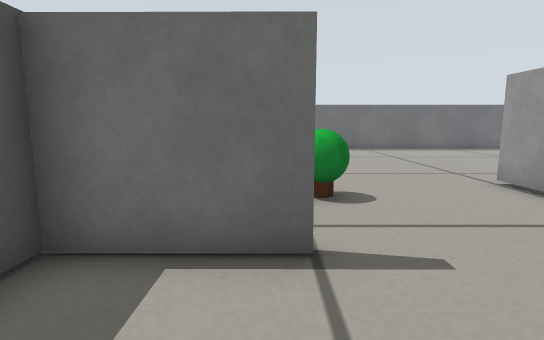
[1] (above)

14 first-person views from a walk through a Gazebo world. The camera is 0.29 m above the floor, tilts 8° down and sees 80° across. The floor is counted in squares, 0.2 m on a side. Each view is taken from the middle of a square. On the plan, view 1 faces up. The plan holds only what a view shows up to about 15 squares ahead; the rest is blank.

[2]
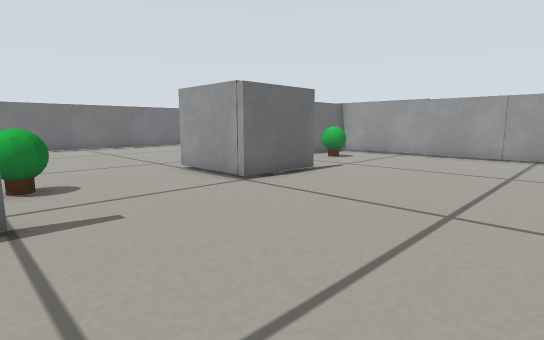

[3]
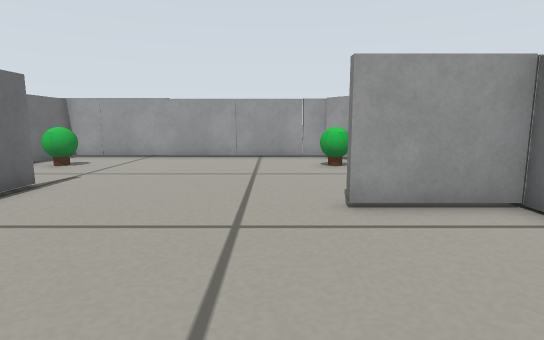

[4]
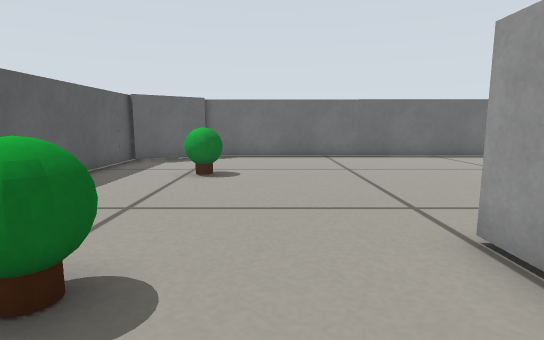

[5]
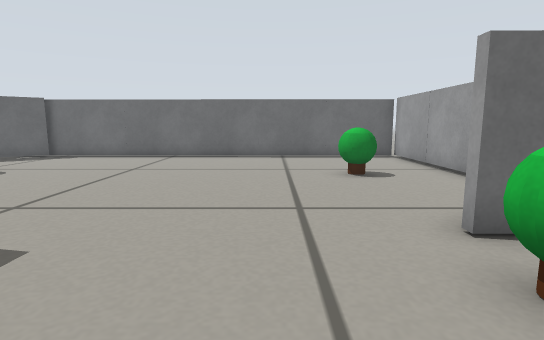

[6]
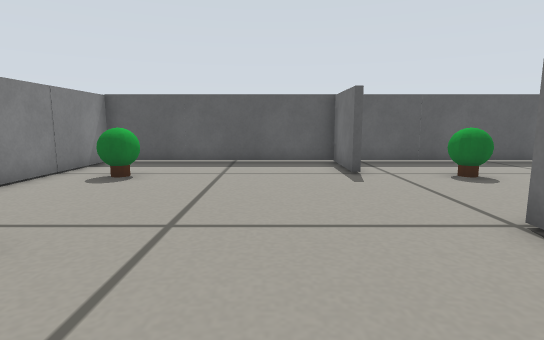

[7]
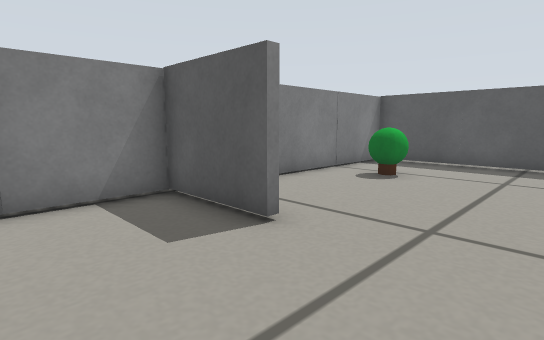

[8]
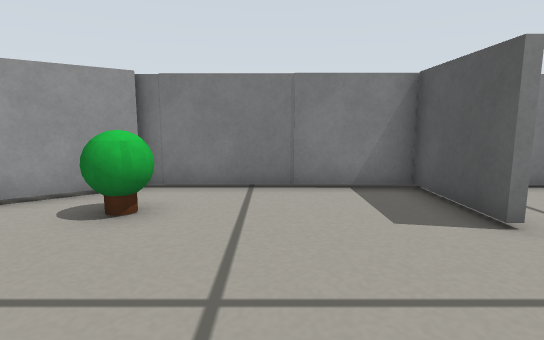

[9]
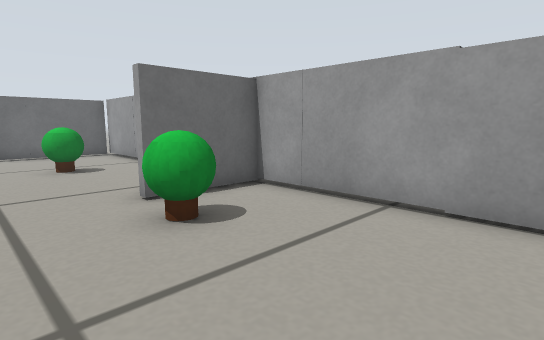

[10]
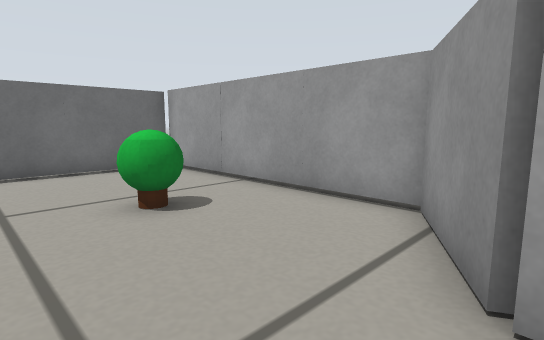

[11]
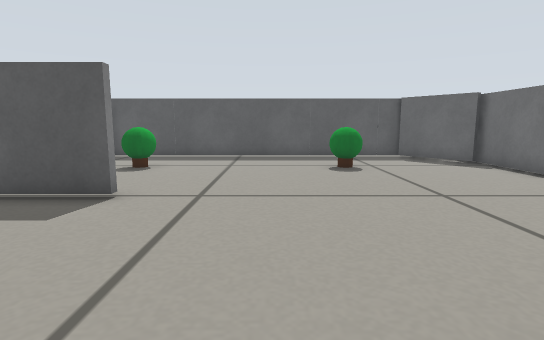

[12]
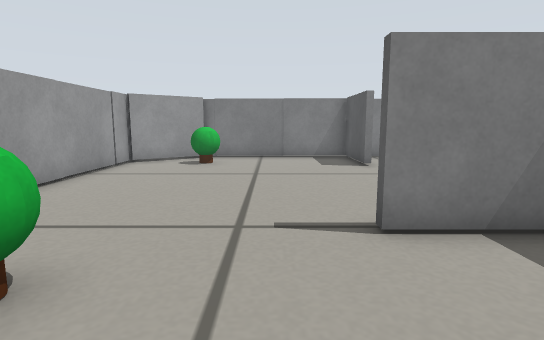

[13]
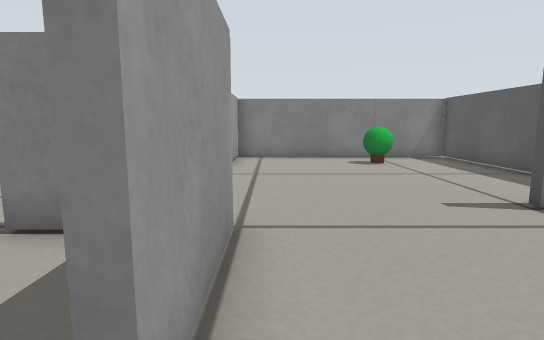

[14]
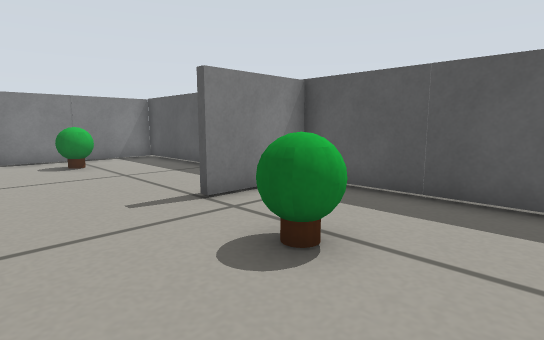

### Floor plan
Points are (right, up) in squares from view 1. A wall is a line through its corners. A room is listed if a view was taken in it or the views show most of it. See-through windows are left out.
Room 1 (views 1, 2, 3, 4, 5, 6, 7, 8, 9, 10, 11, 12, 13, 14)
walls: (5.8, 7.9) (5.8, 5.6); (6.3, 4.8) (8.7, 4.8); (8.7, 4.6) (5.5, 4.6) (5.5, 7.9); (12.7, 8.4) (15.5, 10) (15.5, 18.6) (-0.2, 18.7); (0.5, 3.4) (-2.5, 3.4) (-2.5, -5.3) (13.1, -5.4); (6.5, -5.5) (6.5, -2.3) (6.7, -2.3) (6.7, -5.4); (0.1, 18.4) (-2.4, 16.5); (15.5, -3.6) (15.5, 8) (12.6, 8); (12.9, -5.3) (15.4, -3.4); (-2.5, 16.9) (-2.5, 3.7) (0.6, 3.6)
objects: plant (1, -4) to (1, -3); plant (1, 6) to (1, 7); plant (1, 13) to (1, 14); plant (12, -4) to (13, -3); plant (12, 6) to (13, 7); plant (12, 13) to (13, 14)

Where each view was taken, in squares from view 1:
view 1: 0 up, 0 right, facing up
view 2: 2 down, 0 right, facing up-right
view 3: 1 down, 1 right, facing right
view 4: 4 up, 3 right, facing up
view 5: 4 up, 10 right, facing up
view 6: 1 up, 10 right, facing left
view 7: 1 up, 10 right, facing down-left
view 8: 2 up, 10 right, facing down
view 9: 2 up, 10 right, facing up-right
view 10: 8 up, 10 right, facing up-right
view 11: 11 up, 12 right, facing left
view 12: 9 up, 10 right, facing down
view 13: 9 up, 5 right, facing down
view 14: 9 up, 4 right, facing down-left
